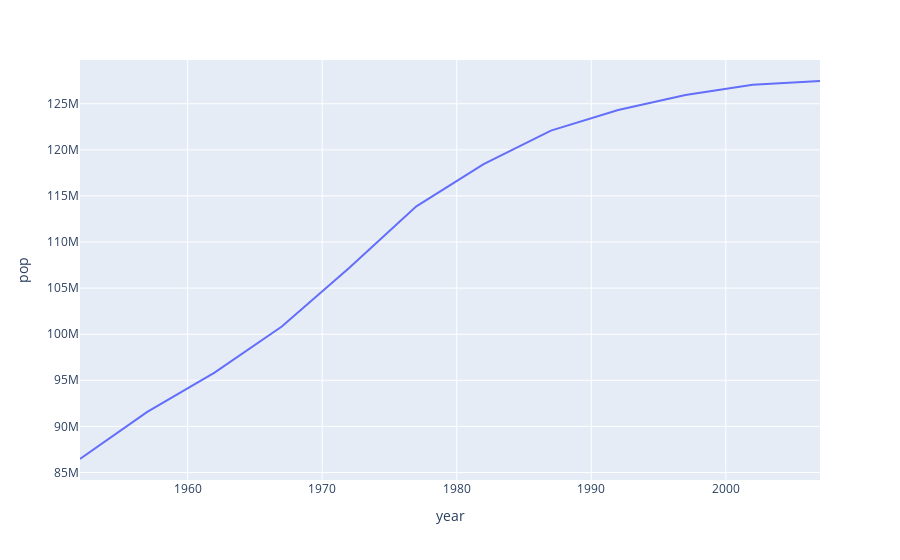

Notebook cell for this chart:
### Markdown cell above
#

### Code cell
px.line(Japan, x = 'year', y = 'pop')

### Figure 1 — Plotly figure (JSON) as saved in the notebook; plotly's stock layout.template omitted (floating-point values rounded to 4 significant figures)
{"data": [{"hovertemplate": "year=%{x}<br>pop=%{y}<extra></extra>", "legendgroup": "", "line": {"color": "#636efa", "dash": "solid"}, "marker": {"symbol": "circle"}, "mode": "lines", "name": "", "orientation": "v", "showlegend": false, "type": "scatter", "x": [1952, 1957, 1962, 1967, 1972, 1977, 1982, 1987, 1992, 1997, 2002, 2007], "xaxis": "x", "y": [86459025, 91563009, 95831757, 100825279, 107188273, 113872473, 118454974, 122091325, 124329269, 125956499, 127065841, 127467972], "yaxis": "y"}], "layout": {"autosize": true, "legend": {"tracegroupgap": 0}, "margin": {"t": 60}, "xaxis": {"anchor": "y", "autorange": true, "domain": [0, 1], "range": [1952, 2007], "title": {"text": "year"}, "type": "linear"}, "yaxis": {"anchor": "x", "autorange": true, "domain": [0, 1], "range": [84180000.0, 129700000.0], "title": {"text": "pop"}, "type": "linear"}}}
